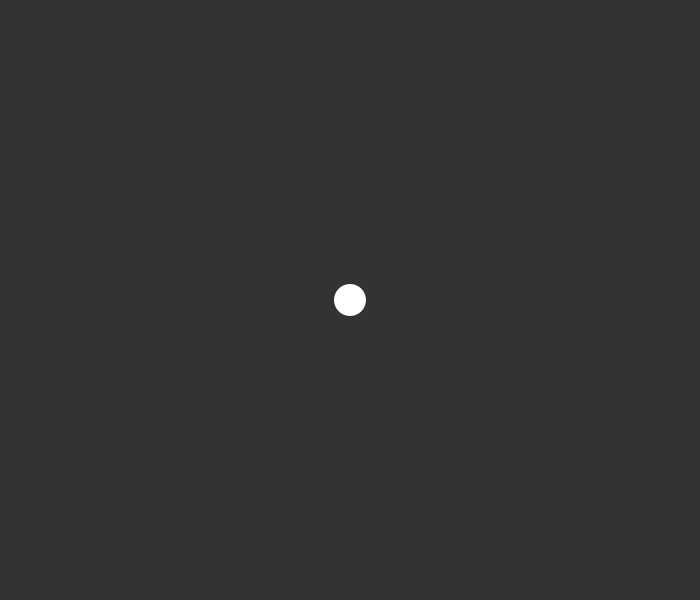
Frame 1 (no input)
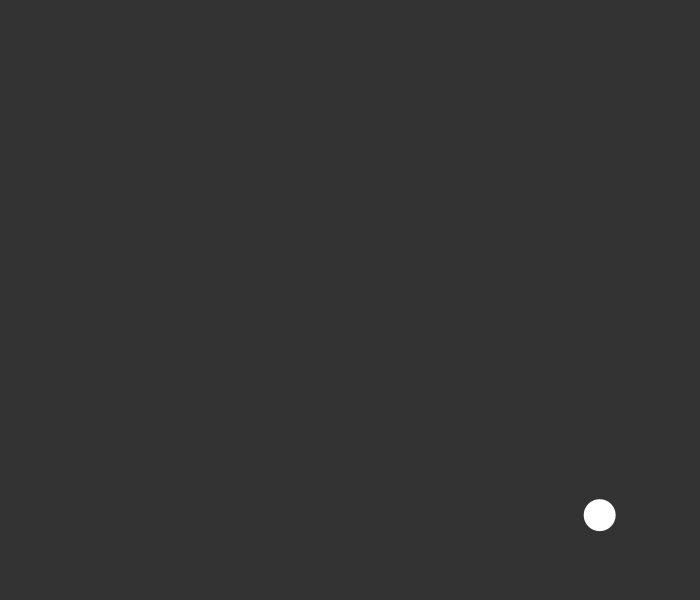
Frame 60 (the mouse pressed at the canvas centre just before this capture)
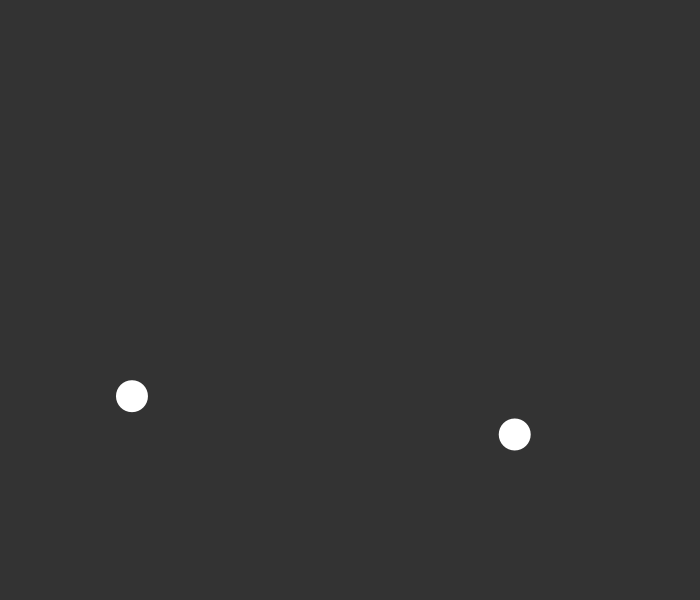
Frame 120 (the mouse held since frame 60 and released just before this capture)

The Processing sketch that drew these frames (run headless with seeded random() and noise(); from frame 60 on, the mouse is pressed at the canvas centre):

// Processing sketch: Ball_Bouncing
// ── Ball_Bouncing.pde
ArrayList<Ball> balls;

void setup() {
	size(700, 600);
	balls = new ArrayList<Ball>();
	balls.add(new Ball(new PVector(width / 2, height / 2), 16));
}

void mousePressed() {
	balls.add(new Ball(new PVector(mouseX, mouseY), 16));
}

void draw() {
	background(51);
	for (Ball b : balls) {
		b.render();
		b.update();
		b.bounce();
	}
}

// ── Ball.pde
class Ball {
  PVector pos, vel;
  float r;
  Ball(PVector pos_, float r) {
    this.pos = pos_;
    this.vel = PVector.random2D();
    this.vel.mult(random(3, 7));
    this.r = r;
  }

  void bounce() {
    if (this.pos.x > width - this.r) {
      this.pos.x = width - this.r;
      this.vel.x *= -1;
    } else if (this.pos.x < this.r) {
      this.pos.x = this.r;
      this.vel.x *= -1;
    }

    if (this.pos.y > height - this.r) {
      this.pos.y = height - this.r;
      this.vel.y *= -1;
    } else if (this.pos.y < this.r) {
      this.pos.y = this.r;
      this.vel.y *= -1;
    }
  }

  void update() {
    this.pos.add(this.vel);
  }

  void render() {
    fill(255);
    noStroke();
    ellipse(this.pos.x, this.pos.y, this.r * 2, this.r * 2);
  }
}
